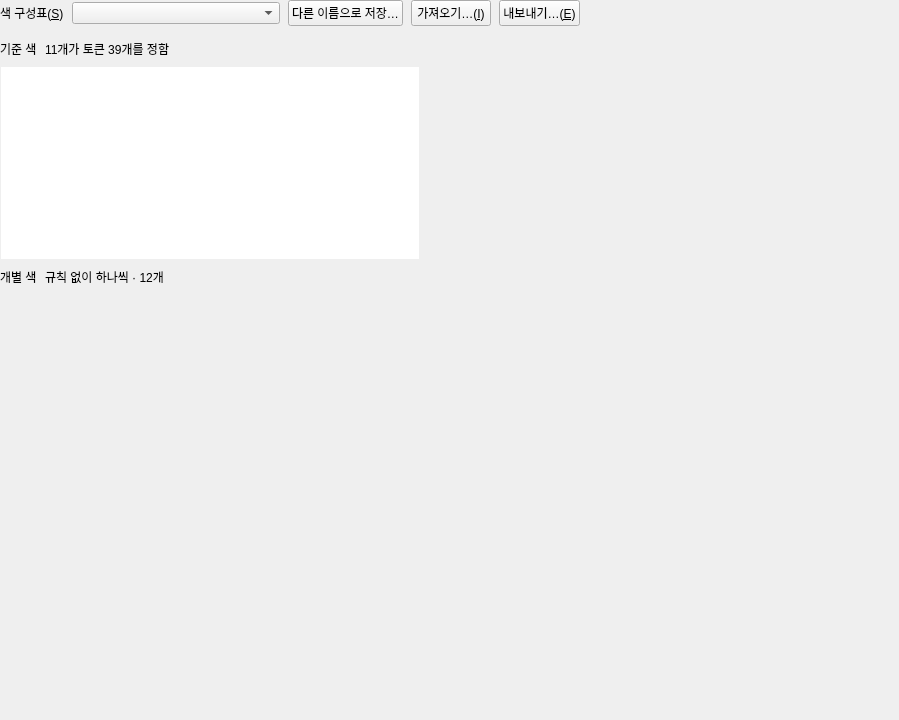
<?xml version="1.0" encoding="UTF-8"?>
<ui version="4.0">
 <class>SettingsThemePage</class>
 <widget class="QWidget" name="SettingsThemePage">
  <property name="geometry"><rect><x>0</x><y>0</y><width>899</width><height>720</height></rect></property>
  <layout class="QVBoxLayout" name="pageLayout" stretch="0,1">
   <property name="spacing"><number>14</number></property>
   <property name="leftMargin"><number>0</number></property>
   <property name="topMargin"><number>0</number></property>
   <property name="rightMargin"><number>0</number></property>
   <property name="bottomMargin"><number>0</number></property>
   <item>
    <layout class="QHBoxLayout" name="toolbar">
     <property name="spacing"><number>8</number></property>
     <item>
      <widget class="fm::ui::Label" name="schemeLabel">
       <property name="text"><string>색 구성표(&amp;S)</string></property>
       <property name="textRole"><enum>fm::ui::Label::Summary</enum></property>
       <property name="buddy"><cstring>schemeCombo</cstring></property>
      </widget>
     </item>
     <item>
      <widget class="QComboBox" name="schemeCombo">
       <property name="minimumSize"><size><width>208</width><height>0</height></size></property>
       <property name="maximumSize"><size><width>208</width><height>16777215</height></size></property>
      </widget>
     </item>
     <item>
      <widget class="fm::ui::Button" name="saveAsButton">
       <property name="text"><string>다른 이름으로 저장…</string></property>
       <property name="compact"><bool>true</bool></property>
       <property name="autoDefault"><bool>false</bool></property>
      </widget>
     </item>
     <item>
      <widget class="fm::ui::Button" name="importButton">
       <property name="text"><string>가져오기…(&amp;I)</string></property>
       <property name="compact"><bool>true</bool></property>
       <property name="autoDefault"><bool>false</bool></property>
      </widget>
     </item>
     <item>
      <widget class="fm::ui::Button" name="exportButton">
       <property name="text"><string>내보내기…(&amp;E)</string></property>
       <property name="compact"><bool>true</bool></property>
       <property name="autoDefault"><bool>false</bool></property>
      </widget>
     </item>
     <item>
      <spacer name="toolbarStretch">
       <property name="orientation"><enum>Qt::Horizontal</enum></property>
       <property name="sizeHint" stdset="0"><size><width>0</width><height>0</height></size></property>
      </spacer>
     </item>
     <item>
      <widget class="fm::ui::SegmentedControl" name="viewSegment" native="true">
       <property name="items"><stringlist><string>기준 색 11</string><string>모든 토큰 51</string></stringlist></property>
       <property name="accessibleName"><string>보기</string></property>
      </widget>
     </item>
    </layout>
   </item>
   <item>
    <layout class="QHBoxLayout" name="body" stretch="0,1">
     <property name="spacing"><number>20</number></property>
     <item>
      <widget class="QStackedWidget" name="leftStack">
       <property name="minimumSize"><size><width>420</width><height>0</height></size></property>
       <property name="maximumSize"><size><width>420</width><height>16777215</height></size></property>
       <widget class="QWidget" name="basicLeft">
        <layout class="QVBoxLayout" name="basicLeftLayout" stretch="0,0,0,0,1">
         <property name="spacing"><number>8</number></property>
         <property name="leftMargin"><number>0</number></property>
         <property name="topMargin"><number>0</number></property>
         <property name="rightMargin"><number>0</number></property>
         <property name="bottomMargin"><number>0</number></property>
         <item>
          <layout class="QHBoxLayout" name="seedsHeader">
           <property name="spacing"><number>8</number></property>
           <item>
            <widget class="fm::ui::Label" name="seedsTitle">
             <property name="text"><string>기준 색</string></property>
             <property name="textRole"><enum>fm::ui::Label::SectionTitle</enum></property>
            </widget>
           </item>
           <item>
            <widget class="fm::ui::Label" name="seedsNote">
             <property name="text"><string>11개가 토큰 39개를 정함</string></property>
             <property name="textRole"><enum>fm::ui::Label::Minor</enum></property>
            </widget>
           </item>
           <item>
            <spacer name="seedsHeaderStretch">
             <property name="orientation"><enum>Qt::Horizontal</enum></property>
             <property name="sizeHint" stdset="0"><size><width>0</width><height>0</height></size></property>
            </spacer>
           </item>
          </layout>
         </item>
         <item>
          <widget class="fm::ui::Card" name="seedsCard">
           <layout class="QVBoxLayout" name="seedsLayout">
            <property name="spacing"><number>0</number></property>
            <property name="leftMargin"><number>1</number></property>
            <property name="topMargin"><number>1</number></property>
            <property name="rightMargin"><number>1</number></property>
            <property name="bottomMargin"><number>1</number></property>
            <item>
             <widget class="QListView" name="seedList">
              <property name="frameShape"><enum>QFrame::NoFrame</enum></property>
              <property name="accessibleName"><string>기준 색</string></property>
              <property name="verticalScrollBarPolicy"><enum>Qt::ScrollBarAlwaysOff</enum></property>
              <property name="horizontalScrollBarPolicy"><enum>Qt::ScrollBarAlwaysOff</enum></property>
             </widget>
            </item>
           </layout>
          </widget>
         </item>
         <item>
          <layout class="QHBoxLayout" name="individualHeader">
           <property name="spacing"><number>8</number></property>
           <item>
            <widget class="fm::ui::Label" name="individualTitle">
             <property name="text"><string>개별 색</string></property>
             <property name="textRole"><enum>fm::ui::Label::SectionTitle</enum></property>
            </widget>
           </item>
           <item>
            <widget class="fm::ui::Label" name="individualNote">
             <property name="text"><string>규칙 없이 하나씩 · 12개</string></property>
             <property name="textRole"><enum>fm::ui::Label::Minor</enum></property>
            </widget>
           </item>
           <item>
            <spacer name="individualHeaderStretch">
             <property name="orientation"><enum>Qt::Horizontal</enum></property>
             <property name="sizeHint" stdset="0"><size><width>0</width><height>0</height></size></property>
            </spacer>
           </item>
          </layout>
         </item>
         <item>
          <widget class="fm::ui::Card" name="individualCard">
           <layout class="QVBoxLayout" name="individualLayout">
            <property name="spacing"><number>0</number></property>
            <property name="leftMargin"><number>1</number></property>
            <property name="topMargin"><number>1</number></property>
            <property name="rightMargin"><number>1</number></property>
            <property name="bottomMargin"><number>1</number></property>
           </layout>
          </widget>
         </item>
         <item>
          <spacer name="basicLeftStretch">
           <property name="orientation"><enum>Qt::Vertical</enum></property>
           <property name="sizeHint" stdset="0"><size><width>0</width><height>0</height></size></property>
          </spacer>
         </item>
        </layout>
       </widget>
       <widget class="QWidget" name="advancedLeft">
        <layout class="QVBoxLayout" name="advancedLeftLayout" stretch="0,1">
         <property name="spacing"><number>8</number></property>
         <property name="leftMargin"><number>0</number></property>
         <property name="topMargin"><number>0</number></property>
         <property name="rightMargin"><number>0</number></property>
         <property name="bottomMargin"><number>0</number></property>
         <item>
          <layout class="QHBoxLayout" name="filterRow">
           <property name="spacing"><number>8</number></property>
           <item>
            <widget class="fm::ui::SearchField" name="tokenSearch">
             <property name="placeholderText"><string>이름 · 토큰 · 용도로 찾기</string></property>
             <property name="accessibleName"><string>토큰 찾기</string></property>
            </widget>
           </item>
           <item>
            <widget class="fm::ui::SegmentedControl" name="filterSegment" native="true">
             <property name="items"><stringlist><string>전체 51</string><string>바뀜 0</string><string>대비 경고 0</string></stringlist></property>
             <property name="accessibleName"><string>거르기</string></property>
            </widget>
           </item>
          </layout>
         </item>
         <item>
          <widget class="fm::ui::Card" name="tokensCard">
           <layout class="QVBoxLayout" name="tokensLayout">
            <property name="spacing"><number>0</number></property>
            <property name="leftMargin"><number>1</number></property>
            <property name="topMargin"><number>1</number></property>
            <property name="rightMargin"><number>1</number></property>
            <property name="bottomMargin"><number>1</number></property>
            <item>
             <widget class="QTreeView" name="tokenTree">
              <property name="frameShape"><enum>QFrame::NoFrame</enum></property>
              <property name="accessibleName"><string>모든 토큰</string></property>
              <property name="horizontalScrollBarPolicy"><enum>Qt::ScrollBarAlwaysOff</enum></property>
              <property name="rootIsDecorated"><bool>false</bool></property>
              <property name="headerHidden"><bool>true</bool></property>
              <property name="indentation"><number>0</number></property>
             </widget>
            </item>
           </layout>
          </widget>
         </item>
        </layout>
       </widget>
      </widget>
     </item>
     <item>
      <layout class="QVBoxLayout" name="rightColumn" stretch="0,0,1">
       <property name="spacing"><number>10</number></property>
       <item>
        <widget class="QStackedWidget" name="editorStack">
         <widget class="fm::ui::Card" name="seedEditor">
          <layout class="QVBoxLayout" name="seedEditorLayout">
           <property name="spacing"><number>6</number></property>
           <property name="leftMargin"><number>14</number></property>
           <property name="topMargin"><number>12</number></property>
           <property name="rightMargin"><number>14</number></property>
           <property name="bottomMargin"><number>10</number></property>
          </layout>
         </widget>
         <widget class="fm::ui::Card" name="tokenEditor">
          <layout class="QVBoxLayout" name="tokenEditorLayout">
           <property name="spacing"><number>6</number></property>
           <property name="leftMargin"><number>14</number></property>
           <property name="topMargin"><number>12</number></property>
           <property name="rightMargin"><number>14</number></property>
           <property name="bottomMargin"><number>10</number></property>
          </layout>
         </widget>
        </widget>
       </item>
       <item>
        <widget class="fm::ui::Card" name="previewCard">
         <layout class="QVBoxLayout" name="previewLayout">
          <property name="spacing"><number>8</number></property>
          <property name="leftMargin"><number>12</number></property>
          <property name="topMargin"><number>10</number></property>
          <property name="rightMargin"><number>12</number></property>
          <property name="bottomMargin"><number>12</number></property>
         </layout>
        </widget>
       </item>
       <item>
        <spacer name="rightStretch">
         <property name="orientation"><enum>Qt::Vertical</enum></property>
         <property name="sizeHint" stdset="0"><size><width>0</width><height>0</height></size></property>
        </spacer>
       </item>
      </layout>
     </item>
    </layout>
   </item>
  </layout>
 </widget>
 <customwidgets>
  <customwidget><class>fm::ui::Label</class><extends>QLabel</extends><header>fmwidgets/Label.h</header></customwidget>
  <customwidget><class>fm::ui::Card</class><extends>QFrame</extends><header>fmwidgets/Card.h</header><container>1</container></customwidget>
  <customwidget><class>fm::ui::Button</class><extends>QPushButton</extends><header>fmwidgets/Button.h</header></customwidget>
  <customwidget><class>fm::ui::SearchField</class><extends>QLineEdit</extends><header>fmwidgets/SettingsWidgets.h</header></customwidget>
  <customwidget><class>fm::ui::SegmentedControl</class><extends>QWidget</extends><header>fmwidgets/SegmentedControl.h</header></customwidget>
 </customwidgets>
 <resources/>
 <connections/>
</ui>
